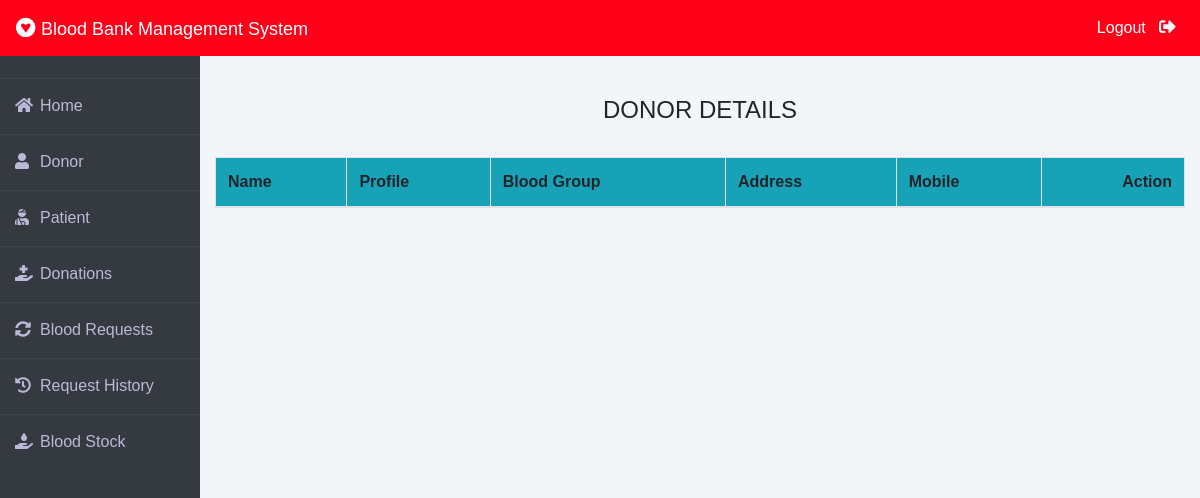
The app's page /admin-donor (signed in), older data.
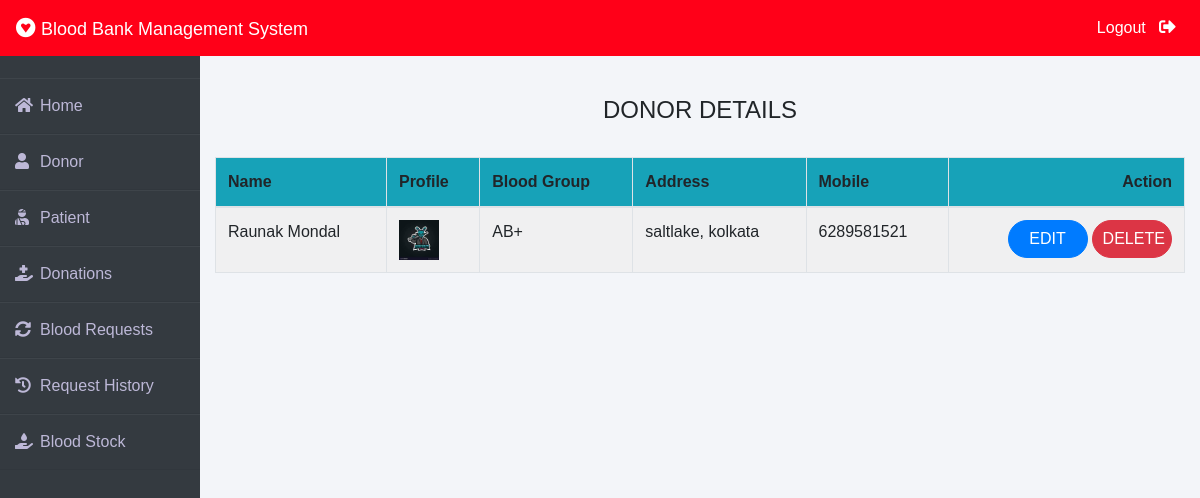
The same page, newer data.
### donor/models.py (models this page shows, shortened)
class Donor(models.Model):
    user=models.OneToOneField(User,on_delete=models.CASCADE)
    profile_pic= models.ImageField(upload_to='profile_pic/Donor/',null=True,blank=True)
    bloodgroup=models.CharField(max_length=10)
    address = models.CharField(max_length=40)
    mobile = models.CharField(max_length=20,null=False)
    @property
    def get_name(self):
        return self.user.first_name+" "+self.user.last_name

### blood/views.py (the view)
# urls.py: path('admin-donor', views.admin_donor_view,name='admin-donor'),
@login_required(login_url='adminlogin')
def admin_donor_view(request):
    donors=dmodels.Donor.objects.all()
    return render(request,'blood/admin_donor.html',{'donors':donors})

### templates/blood/admin_donor.html
{% extends 'blood/adminbase.html' %}
{% block content %}
{% load widget_tweaks %}
{%load static%}
<br><br>
<div class="container">
    <H4 class="text-center">DONOR DETAILS</H4><br>
    <table class="table table-light table-hover table-bordered table-striped">
        <thead class="bg-info">
            <tr>
                <th scope="col">Name</th>
                <th scope="col">Profile</th>
                <th scope="col">Blood Group</th>
                <th scope="col">Address</th>
                <th scope="col">Mobile</th>
                <th class="text-right">Action</th>
            </tr>
        </thead>
        <tbody>
            {% for t in donors %}
            <tr>
                <td> {{t.get_name}}</td>
                <td> <img src="{% static t.profile_pic.url %}" alt="Profile Pic" height="40px" width="40px" /></td>
                <td>{{t.bloodgroup}}</td>
                <td>{{t.address}}</td>
                <td>{{t.mobile}}</td>
                <td class="text-right">
                    <button class="btn btn-primary badge-pill" style="width: 80px;"><a  style="text-decoration: none;color: white;" href="{% url 'update-donor' t.id  %}">EDIT</a> </button>
                    <button class="btn btn-danger badge-pill" style="width: 80px;"><a  style="text-decoration: none;color: white;" href="{% url 'delete-donor' t.id  %}">DELETE</a> </button>
                </td>
            </tr>
            {% endfor %}
        </tbody>
    </table>
</div>
{% endblock content %}

Row changes from the older to the newer data that the page shows:
added Donor: get_name "Raunak Mondal", profile_pic (picture), bloodgroup "AB+", address "saltlake, kolkata", mobile "6289581521"
